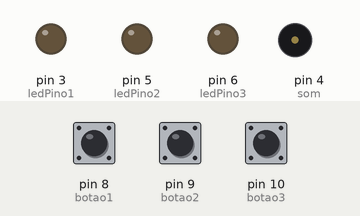
Simulated run of this sketch. Board: Arduino Uno, built with avr-gcc and run on an emulated ATmega328P. Parts: output pins drawn as LEDs (lit = HIGH), buzzer (waves = sounding). The test bench sets the inputs (shaded band); at power-on: pin 8 (botao1) LOW, pin 9 (botao2) LOW, pin 10 (botao3) LOW.

Above: at 1.2 s.
1.3 s: pin 8 (botao1) pulled HIGH for 0.15 s
3.0 s: pin 9 (botao2) pulled HIGH for 0.15 s
Timing chart, 0 to 3.0 s (numbered marks = the images above; inputs shaded):
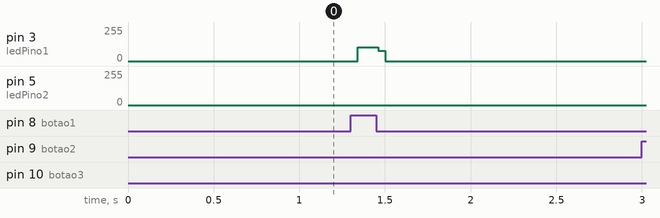

Measured:
- after the input at 1.3 s, pin 3 (ledPino1): 0/255 → 104/255 at once, → 0/255 0.12 s later

The sketch:

ProjetoPiano.ino
```cpp
int ledPino1 = 3; // Pino em que o Led está conectado
int ledPino2 = 5; // Pino em que o Led está conectado
int ledPino3 = 6; // Pino em que o Led está conectado

int botao1 = 8; // Pino em que o Botão está conectado
int botao2 = 9; // Pino em que o Botão está conectado
int botao3 = 10; // Pino em que o Botão está conectado

int som = 4; // Pino em que o Buzzer está conectado

int estadoBotao1 = 0; // Se o Botão está precionado ou não
int estadoBotao2 = 0; // Se o Botão está precionado ou não
int estadoBotao3 = 0; // Se o Botão está precionado ou não

void setup()
{
  pinMode(ledPino1, OUTPUT); // Pino do Led será de saída
  pinMode(ledPino2, OUTPUT); // Pino do Led será de saída
  pinMode(ledPino3, OUTPUT); // Pino do Led será de saída

  pinMode(botao1, INPUT); // Pino do Led será de entrada
  pinMode(botao2, INPUT); // Pino do Led será de entrada
  pinMode(botao3, INPUT); // Pino do Led será de entrada

  pinMode(som, OUTPUT); //Pino do Buzzer será de saída
}

void loop()
{
  // Ler o estado do Botão
  // Se está precionado ou não
  estadoBotao1 = digitalRead(botao1);
  estadoBotao2 = digitalRead(botao2);
  estadoBotao3 = digitalRead(botao3);

  // Se o Botão1 for precionado e os outros não o código serã executado
  if(estadoBotao1 && !estadoBotao2 && !estadoBotao3)
  {
    digitalWrite(ledPino1, HIGH); // Ligar o Led
    tone(som, 100); // Liga o Buzzer - '100' Significa a Frequencia que vai tocar o Buzzer
  }

  // Se o Botão2 for precionado e os outros não o código serã executado
  if(estadoBotao2 && !estadoBotao1 && !estadoBotao3)
  {
    digitalWrite(ledPino2, HIGH);
    tone(som, 500);
  }

  // Se o Botão3 for precionado e os outros não o código serã executado
  if(estadoBotao3 && !estadoBotao1 && !estadoBotao2)
  {
    digitalWrite(ledPino3, HIGH);
    tone(som, 1000);
  }

  digitalWrite(ledPino1, LOW); // Desligar Led
  digitalWrite(ledPino2, LOW); // Desligar Led
  digitalWrite(ledPino3, LOW); // Desligar Led
  noTone(som); // Desligar Buzzer
}
```
